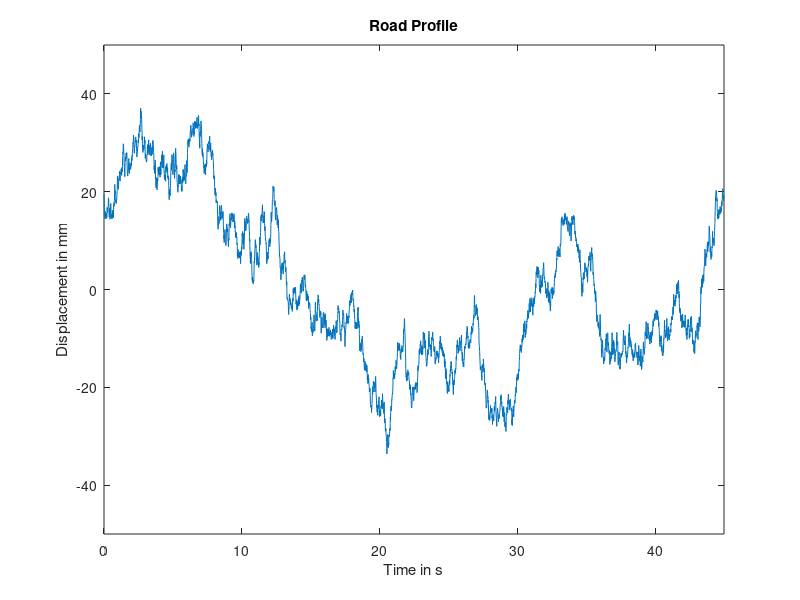

The MATLAB script that drew this image:
%% Road profile generation based on ISO norm
rng(20);
k    = 3;                                   % Values For ISO Road A-B Roughness Classification, from 1 to 3 (to be checked)
V    = 40/3.6;                              % Vehicle Speed (m/s)
L    = 500;                                 % Length Of Road Profile (m
t    = L/V;                                 % measurement time (s)
f    = 100;                                % Sampling frequency (Hz)
N    = f*t;                                 % Number of data points
B    = L/N ;                                % Sampling Interval (m)
dn   = 1/L;                                 % Frequency Band
n0   = 0.1;                                 % Spatial Frequency (cycles/m)
n    = dn : dn : N*dn;                      % Spatial Frequency Band
phi  = 2*pi*rand(size(n));                  % Random Phase Angle
Amp1 = sqrt(dn)*(2^k)*(1e-3)*(n0./n);       % Amplitude for Road  Class A-B
x = 0:B:L-B;                                % Abscissa Variable from 0 to L
hx = zeros(size(x));
for i=1:length(x)
    hx(i) = sum(Amp1.*cos(2*pi*n*x(i)+ phi));
end
total_time = linspace(0,t,length(hx));
plot(total_time,hx*1000);
xlim([0 max(total_time)]);
ylim([-50 50]);
xlabel('Time in s');
ylabel('Displacement in mm');
title('Road Profile');